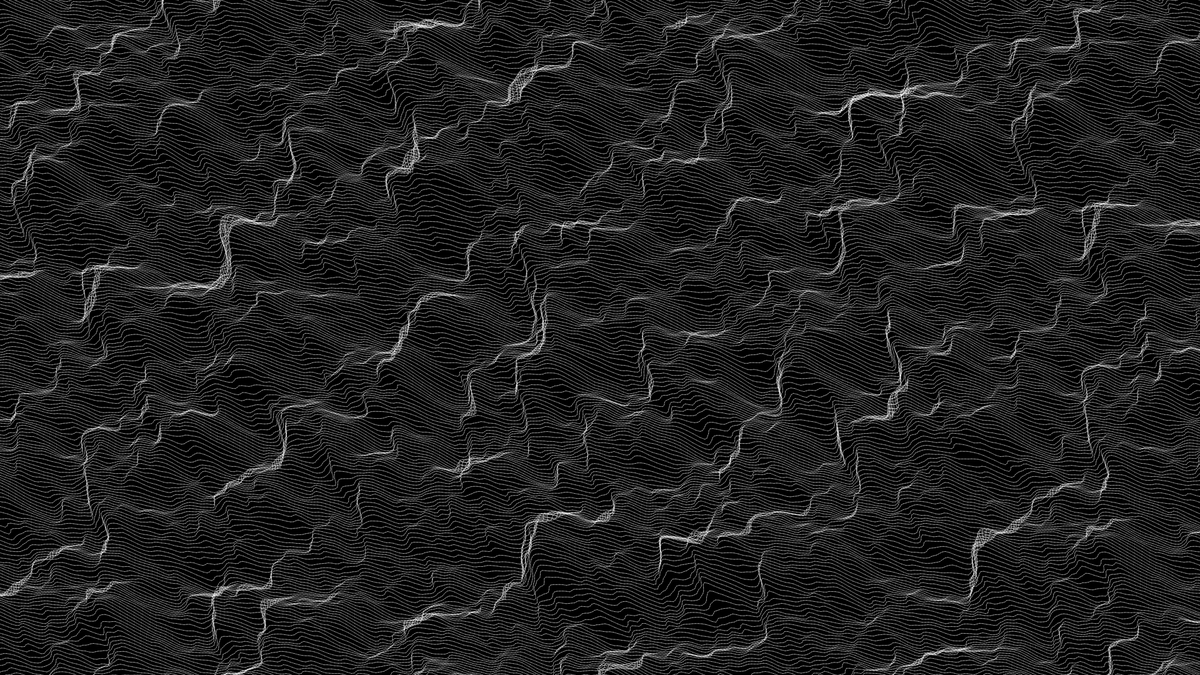
Frame 1 (no input)
Frame 60 (no input): identical to frame 1, image omitted
Frame 120 (the mouse pressed at the canvas centre since frame 60): identical to frame 1, image omitted

The p5.js sketch that drew this single still picture (run headless with seeded random() and noise() and a simulated clock; from frame 60 on, the mouse is pressed at the canvas centre):

// p5.js sketch
// ── sketch.js
let waveSpeed = 0.05;
let waveAmplitude = 60;

let diff = 5
let brushMode = 1;

function setup() {
  createCanvas(1920, 1080);
  background(0);
  fill(0);
  rectMode(CENTER);
  
  strokeWeight(0.5)
  stroke(255)
  
  let prevx = 0;
  let prevy = 0;
  
  let waveXOffset = 0;
  let waveYOffset = 0;
  for(y = -100 + diff; y < height + 100; y = y + diff)
  {
    for(x = -100 + diff; x < width + 100; x = x + diff)
    {
      //Create first point
      let noiseValue = noise(waveXOffset, waveYOffset);
      let waveX = map(noiseValue, 0, 1, -waveAmplitude, waveAmplitude);
      let waveY = map(noiseValue, 0, 1, -waveAmplitude, waveAmplitude);
      point(x + waveX, y + waveY);
      waveXOffset += waveSpeed;
      
      if (prevx != 0 && prevy != 0)
        line(prevx, prevy, x + waveX, y + waveY)
      prevx = x + waveX
      prevy = y + waveY
    }
    waveXOffset = 0;
    waveYOffset += waveSpeed;
    prevx = 0;
    prevy = 0;
  }
  
  
}

function draw() 
{
}
